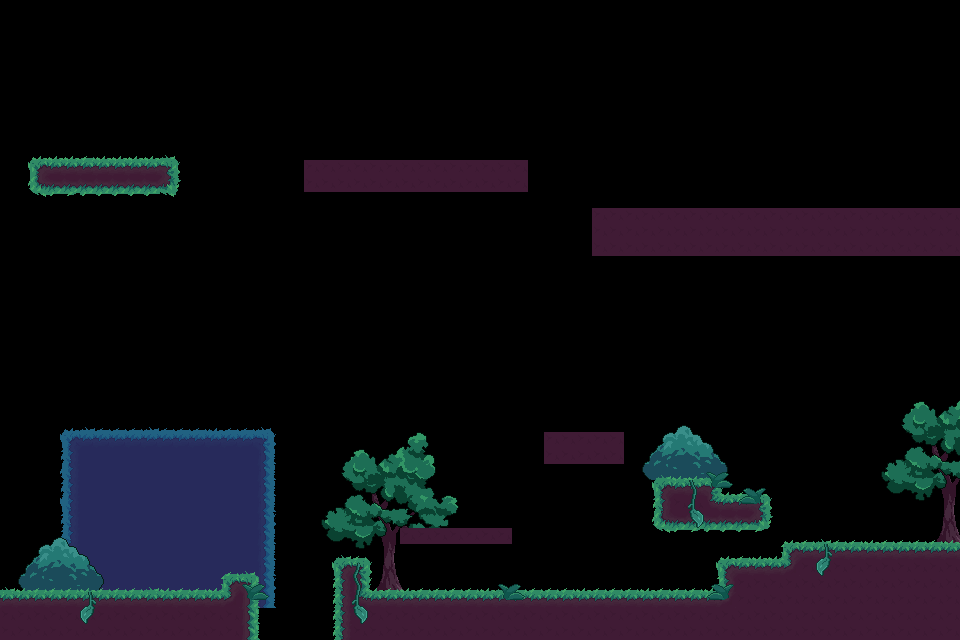

Below is a game level as drawn by its tile map, then a one-line description and the .tmx that defines it (tile-layer data replaced by summaries):
An orthogonal 60x40 tile map with 16x16 px tiles, 5 tile layers (decor_bg_loin, decor_bg, ground, decor, ...), 4 tilesets and 22 objects (4x Plant, 3x Dialog, 3x Platform, 2x StaticCloud, Spawn, ...).

<map version="1.5" tiledversion="1.7.2" orientation="orthogonal" renderorder="right-down" width="60" height="40" tilewidth="16" tileheight="16" infinite="0" nextlayerid="15" nextobjectid="71">
 <editorsettings>
  <export target="map_playground.json" format="json" />
 </editorsettings>
 <tileset firstgid="1" name="tileset" tilewidth="16" tileheight="16" tilecount="600" columns="30">
  <image source="../assets/tileset.png" trans="ff00ff" width="480" height="320" />
 </tileset>
 <tileset firstgid="601" name="bg_test" tilewidth="480" tileheight="320" tilecount="1" columns="0">
  <grid orientation="orthogonal" width="1" height="1" />
  <tile id="0">
   <image width="480" height="320" source="../assets/bg_test.png" />
  </tile>
 </tileset>
 <tileset firstgid="602" name="bg_test_2" tilewidth="480" tileheight="320" tilecount="1" columns="0">
  <grid orientation="orthogonal" width="1" height="1" />
  <tile id="0">
   <image width="480" height="320" source="../assets/bg_test_2.png" />
  </tile>
 </tileset>
 <tileset firstgid="603" name="bg_test_3" tilewidth="480" tileheight="320" tilecount="1" columns="0">
  <grid orientation="orthogonal" width="1" height="1" />
  <tile id="0">
   <image width="480" height="320" source="../assets/bg_test_3.png" />
  </tile>
 </tileset>
 <objectgroup id="14" name="bg" visible="0">
  <object id="68" gid="601" x="-0.333333" y="621" width="530.667" height="357.333" />
  <object id="69" gid="602" x="-1" y="620" width="480" height="320" />
  <object id="70" gid="603" x="1" y="592" width="480" height="320" />
 </objectgroup>
 <layer id="13" name="decor_bg_loin" width="60" height="40">
  <data>[2400 cells, 178 non-empty, 14 distinct tile ids]</data>
 </layer>
 <layer id="10" name="decor_bg" width="60" height="40">
  <data>[2400 cells, 158 non-empty, 101 distinct tile ids]</data>
 </layer>
 <layer id="1" name="ground" width="60" height="40">
  <data>[2400 cells, 362 non-empty, 11 distinct tile ids]</data>
 </layer>
 <layer id="2" name="decor" width="60" height="40">
  <data>[2400 cells, 119 non-empty, 19 distinct tile ids]</data>
 </layer>
 <layer id="12" name="decor_fg" width="60" height="40">
  <data>[2400 cells, 20 non-empty, 4 distinct tile ids]</data>
 </layer>
 <objectgroup id="3" name="player_points">
  <object id="15" name="Spawn" x="507.03" y="153.667">
   <point />
  </object>
  <object id="2" name="End" x="926" y="200.667">
   <properties>
    <property name="NextScene" value="Scene02" />
   </properties>
   <point />
  </object>
 </objectgroup>
 <objectgroup id="9" name="dialogs_points">
  <properties>
   <property name="Number" type="int" value="0" />
  </properties>
  <object id="61" name="Dialog" x="584" y="419">
   <properties>
    <property name="Number" type="int" value="0" />
    <property name="Personnage" value="Rain" />
   </properties>
   <point />
  </object>
  <object id="63" name="Dialog" x="693" y="586">
   <properties>
    <property name="Number" type="int" value="1" />
   </properties>
   <point />
  </object>
  <object id="64" name="Dialog" x="340" y="153">
   <properties>
    <property name="Number" type="int" value="2" />
    <property name="Personnage" value="Wind" />
   </properties>
   <point />
  </object>
 </objectgroup>
 <objectgroup id="5" name="checkpoints" />
 <objectgroup id="4" name="ennemies_points">
  <object id="25" name="Spawn" type="Tornado" x="457" y="519">
   <properties>
    <property name="maxX" type="int" value="500" />
    <property name="minX" type="int" value="410" />
   </properties>
   <point />
  </object>
  <object id="26" name="Spawn" type="StaticCloud" x="552.333" y="518.333">
   <point />
  </object>
  <object id="29" name="Spawn" type="StaticCloud" x="608.333" y="518">
   <point />
  </object>
  <object id="31" name="Spawn" type="Cloud" x="879.333" y="475">
   <point />
  </object>
  <object id="58" name="Spawn" type="Caster" x="768.333" y="198.667">
   <properties>
    <property name="faceLeft" type="bool" value="true" />
    <property name="tornadoCooldown" type="int" value="200" />
    <property name="tornadoLifeSpan" type="int" value="3000" />
   </properties>
   <point />
  </object>
  <object id="60" name="Spawn" type="Protected" x="409.667" y="150">
   <properties>
    <property name="maxX" type="int" value="502" />
    <property name="minX" type="int" value="320" />
   </properties>
   <point />
  </object>
 </objectgroup>
 <objectgroup id="6" name="moving_platforms">
  <object id="37" name="Platform" x="263" y="544">
   <properties>
    <property name="dir" value="right" />
    <property name="maxX" type="float" value="300" />
    <property name="minX" type="float" value="200" />
   </properties>
   <point />
  </object>
  <object id="41" name="Platform" x="312" y="457">
   <properties>
    <property name="dir" value="right" />
    <property name="maxX" type="float" value="500" />
    <property name="minX" type="float" value="300" />
   </properties>
   <point />
  </object>
  <object id="67" name="Platform" x="312" y="401">
   <properties>
    <property name="dir" value="right" />
    <property name="maxX" type="float" value="500" />
    <property name="minX" type="float" value="300" />
   </properties>
   <point />
  </object>
 </objectgroup>
 <objectgroup id="7" name="plants_points">
  <object id="44" name="Plant" x="144" y="576.364">
   <properties>
    <property name="size" type="int" value="1" />
   </properties>
   <point />
  </object>
  <object id="47" name="Plant" x="192" y="576.25">
   <properties>
    <property name="size" type="int" value="3" />
   </properties>
   <point />
  </object>
  <object id="48" name="Plant" x="609" y="416">
   <properties>
    <property name="size" type="int" value="4" />
   </properties>
   <point />
  </object>
  <object id="50" name="Plant" x="560" y="415">
   <properties>
    <property name="size" type="int" value="8" />
   </properties>
   <point />
  </object>
 </objectgroup>
 <objectgroup id="8" name="fire_points">
  <object id="51" name="Fire" x="86" y="156.091">
   <point />
  </object>
 </objectgroup>
</map>